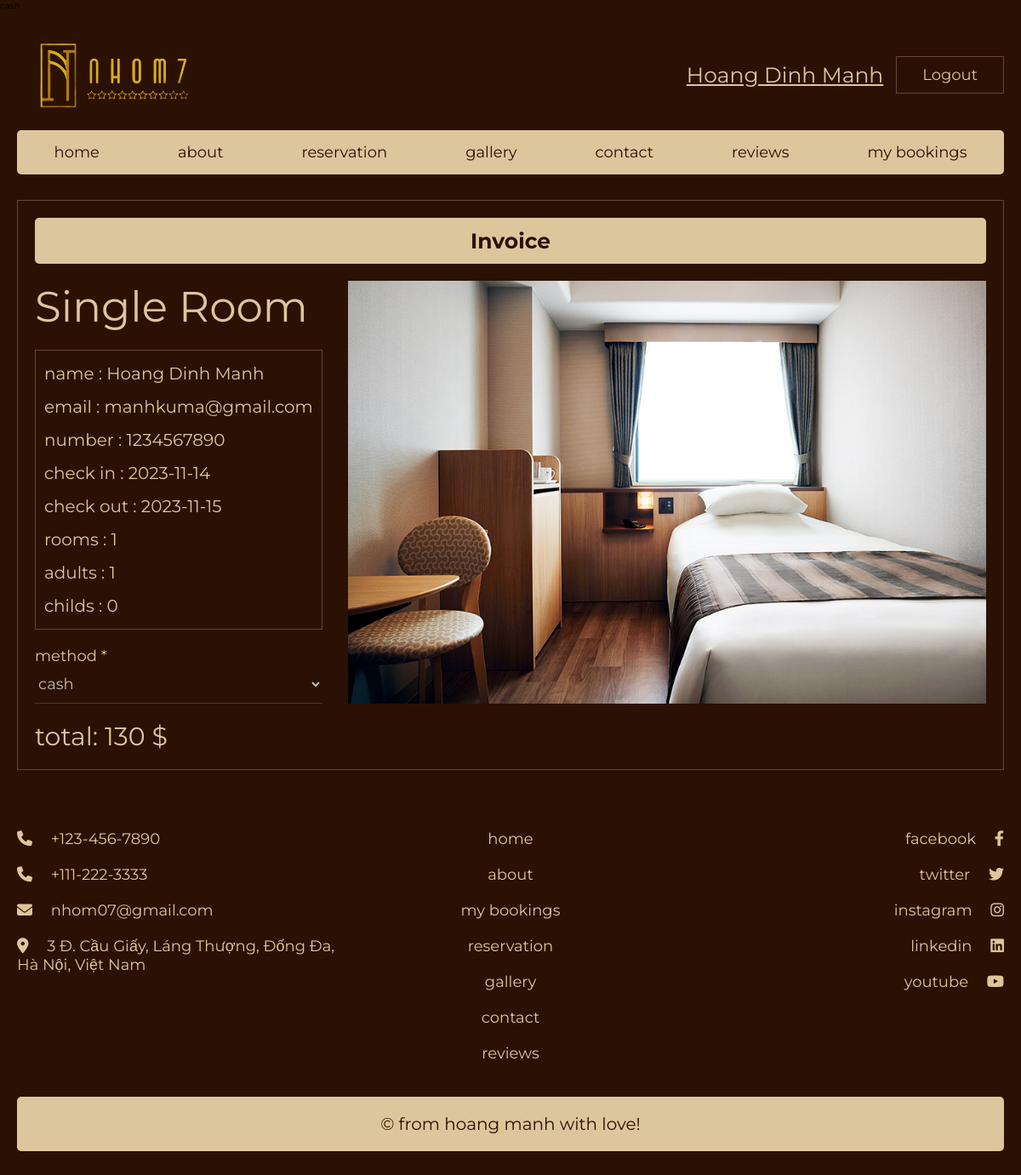
Screenshot of /invoice.php?booking_id=Dfofe5Y31RNDpRVtdR7a (signed in) with the database file from the repository.
### tables this page shows
CREATE TABLE `users` (
  `id` varchar(20) NOT NULL,
  `email` varchar(255) NOT NULL,
  `first_name` varchar(50) NOT NULL,
  `last_name` varchar(50) NOT NULL,
  `password` varchar(255) NOT NULL
);

CREATE TABLE `services` (
  `id` int(11) NOT NULL,
  `name` varchar(50) NOT NULL,
  `price` decimal(10,2) NOT NULL,
  `image_url` varchar(50) NOT NULL
);

CREATE TABLE `bookings` (
  `user_id` varchar(20) NOT NULL,
  `booking_id` varchar(20) NOT NULL,
  `name` varchar(50) NOT NULL,
  `email` varchar(50) NOT NULL,
  `number` varchar(10) NOT NULL,
  `rooms` int(1) NOT NULL,
  `check_in` varchar(10) NOT NULL,
  `check_out` varchar(10) NOT NULL,
  `adults` int(1) NOT NULL,
  `childs` int(1) NOT NULL,
  `room_type` int(11) NOT NULL,
  `status` enum('pending','success','paying','paid') NOT NULL DEFAULT 'pending'
);

CREATE TABLE `payments` (
  `id` varchar(20) NOT NULL,
  `user_id` varchar(20) NOT NULL,
  `booking_id` varchar(20) NOT NULL,
  `amount` decimal(10,2) DEFAULT NULL,
  `payment_date` date DEFAULT NULL,
  `payment_method` varchar(50) DEFAULT NULL
);

### invoice.php (the view, shortened to what this page needs)
<?php
include 'components/connect.php';
$booking_id = isset($_GET['booking_id']) ? $_GET['booking_id'] : '';
$select_bookings = $conn->prepare("SELECT * FROM `bookings` WHERE booking_id = ?");
$select_bookings->execute([$booking_id]);
$fetch_booking = $select_bookings->fetch(PDO::FETCH_ASSOC);
if ($fetch_booking) {
    $service_id = $fetch_booking['room_type'];
    $select_services = $conn->prepare("SELECT * FROM `services` WHERE id = ? LIMIT 1");
    $select_services->execute([$service_id]);
    $service = $select_services->fetch(PDO::FETCH_ASSOC);
}
function calculate_room_price($adults, $rooms, $children, $base_price)
{
    $adult_price = 50;
    $child_rice = 25;
    $total_room = $rooms * $base_price;
    $total_adult = $adults * $adult_price;
    $total_child = $children * $child_rice;
    $total = $total_room + $total_adult + $total_child;
    return $total;
}
$total_price = calculate_room_price($fetch_booking['adults'], $fetch_booking['rooms'], $fetch_booking['childs'], $service['price']);
$select_payments = $conn->prepare("SELECT * FROM `payments` WHERE booking_id = ?");
$select_payments->execute([$booking_id]);
$fetch_payment = $select_payments->fetch(PDO::FETCH_ASSOC);
$p_method = $fetch_payment['payment_method'];
print_r($p_method);
?>
<!DOCTYPE html>
<html lang="en">
<head>
    <link rel="stylesheet" href="https://cdn.jsdelivr.net/npm/swiper@8/swiper-bundle.min.css" />
    <link rel="stylesheet" href="https://cdnjs.cloudflare.com/ajax/libs/font-awesome/6.2.0/css/all.min.css">
    <link rel="stylesheet" href="css/style.css">
    <link rel="stylesheet" href="css/invoice.css">
</head>
<body>
    <?php include 'components/user_header.php'; ?>
    <section class="invoice">
        <form action="" method="post">
            <h3>invoice</h3>
            <div class="flex">
                <div class="info">
                    <p class="service_name">
                        <?= $service['name'] ?>
                    </p>
                    <div class="info_booking">
                        <p class="text">name : <span>
                                <?= $fetch_booking['name']; ?>
                            </span></p>
                        <p class="text">email : <span>
                                <?= $fetch_booking['email']; ?>
                            </span></p>
                        <p class="text">number : <span>
                                <?= $fetch_booking['number']; ?>
                            </span></p>
                        <p class="text">check in : <span>
                                <?= $fetch_booking['check_in']; ?>
                            </span></p>
                        <p class="text">check out : <span>
                                <?= $fetch_booking['check_out']; ?>
                            </span></p>
                        <p class="text">rooms : <span>
                                <?= $fetch_booking['rooms']; ?>
                            </span></p>
                        <p class="text">adults : <span>
                                <?= $fetch_booking['adults']; ?>
                            </span></p>
                        <p class="text">childs : <span>
                                <?= $fetch_booking['childs']; ?>
                            </span></p>
                    </div>
                    <div class="box">
                        <p>method <span>*</span></p>
                        <select <?php echo $p_method ? 'disabled' : ''; ?> name="method" class="input" required>
                            <option value="cash" <?php echo ($p_method == 'cash') ? 'selected' : ''; ?>>cash</option>
                        </select>
                    </div>
                </div>
                <img src="images/rooms/<?= $service['image_url'] ?>" alt="Image Preview" class="image">
            </div>
            <div class="pay_btn_container">
                <p class="total">total: <span>
                        <?= $total_price ?>
                    </span> $</p>
            </div>
        </form>
    </section>
    <?php include 'components/footer.php'; ?>
</body>
</html>

### components/user_header.php (shortened to what this page needs)
<section class="header">
   <div class="flex">
      <a href="index.php" class="logo">
         <img src="images/logormbg.png">
      </a>
      <?php
      require_once 'components/connect.php';
      $user_id = $_COOKIE['user_id'];
      $select_user = $conn->prepare("SELECT * FROM `users` WHERE `id` = ?");
      $select_user->execute([$user_id]);
      $fetch_user = $select_user->fetch(PDO::FETCH_ASSOC);
      ?>
      <div class="flex">
         <?php if (isset($fetch_user) && $fetch_user) { ?>
            <div class="flex">
               <a class="logo" id="openEdit"
                  style="background-color: transparent; cursor: pointer; text-decoration-line: underline;">
                  <?= $fetch_user['first_name'] . ' ' . $fetch_user['last_name']; ?>
               </a>
               <form action="" method="POST">
                  <input type="submit" value="Logout" onclick="return confirm('Logout this user?');" name="logout"
                     class="btn">
               </form>
            </div>
         <?php } else { ?>
            <a href="authentication.php" class="btn">Login</a>
            <a href="authentication.php" class="btn">Register</a>
         <?php } ?>
      </div>
   </div>
   <nav class="navbar">
      <a href="index.php#home">home</a>
      <a href="index.php#about">about</a>
      <?php if ($fetch_user): ?>
         <a href="reservation.php">reservation</a>
      <?php else: ?>
         <a href="authentication.php" onclick="return confirm('Login to make a reservation.');">reservation</a>
      <?php endif; ?>
      <a href="index.php#gallery">gallery</a>
      <a href="index.php#contact">contact</a>
      <a href="index.php#reviews">reviews</a>
      <?php if ($fetch_user): ?>
         <a href="bookings.php">my bookings</a>
      <?php else: ?>
         <a href="authentication.php" onclick="return confirm('Login to view my bookings.');">my bookings</a>
      <?php endif; ?>
   </nav>
</section>

### css/style.css (style rules this page uses)
:root { --main-color:#2B1103; --sub-color:#DCC69C; --white:#fff; --border:.1rem solid rgba(220, 198, 156, .3); }
* { font-family: 'Montserrat', sans-serif; margin: 0; padding: 0; box-sizing: border-box; outline: none; border: none; text-decoration: none; }
html { font-size: 62.5%; overflow-x: hidden; scroll-behavior: smooth; scroll-padding-top: 2rem; }
body { background-color: var(--main-color); }
section { padding: 3rem 2rem; max-width: 1200px; margin: 0 auto; }
.btn { display: inline-block; cursor: pointer; padding: 1rem 3rem; border: var(--border); font-size: 1.8rem; color: var(--sub-color); text-align: center; text-transform: capitalize; transition: .2s linear; margin-top: 1rem; background-color: var(--main-color); }
.header { padding-bottom: 0; }
.header .flex { display: flex; align-items: center; justify-content: space-between; gap: 1.5rem; }
.header .flex .logo { color: var(--sub-color); font-size: 2.5rem; }
.header .flex .btn { margin-top: 0; }
.header .navbar { display: flex; align-items: center; justify-content: space-around; gap: 1.5rem; margin-top: 2rem; background-color: var(--sub-color); padding: .5rem; border-radius: .5rem; }
.header .navbar a { font-size: 1.8rem; color: var(--main-color); padding: 1rem 3rem; border-radius: .5rem; }

### css/invoice.css (style rules this page uses)
:root { --main-color:#2B1103; --sub-color:#DCC69C; --white:#fff; --border:.1rem solid rgba(220, 198, 156, .3); }
.invoice h3 { background-color: var(--sub-color); color: var(--main-color); font-size: 2.5rem; margin-bottom: 2rem; border-radius: .5rem; padding: 1.2rem; text-align: center; text-transform: capitalize; }
.invoice form { border: var(--border); padding: 2rem; }
.invoice form .flex { display: flex; justify-content: space-between; gap: 1.5rem; }
.invoice form h3 { background-color: var(--sub-color); color: var(--main-color); font-size: 2.5rem; margin-bottom: 2rem; border-radius: .5rem; padding: 1.2rem; text-align: center; text-transform: capitalize; }
.invoice form .flex .info .service_name { font-size: 5rem; color: var(--sub-color); }
.invoice form .flex .info .text { font-size: 2rem; color: var(--sub-color); margin: 1.5rem 0; }
.invoice form .flex .info .info_booking { margin: 2rem 0; border: var(--border); padding: 0 1rem; flex: 1; }
.invoice form .pay_btn_container { margin-top: 2rem; display: flex; justify-content: space-between; align-items: center; }
.invoice form .total { font-size: 3rem; color: var(--sub-color); }
.invoice form .flex .image { max-width: 750px; }
.box { flex: 1 1 40rem; }
.box p { font-size: 1.8rem; color: var(--sub-color); }
.box .input { padding: 1rem 0; border-bottom: var(--border); background: var(--main-color); color: var(--white); font-size: 1.8rem; width: 100%; }

### rows the page displays
users: first_name "Hoang Dinh", last_name "Manh"
services: name "Single Room", image_url (picture)
bookings: name "Hoang Dinh Manh", email "manhkuma@gmail.com", number "1234567890", check_in "2023-11-14", check_out "2023-11-15", rooms "1", adults "1", childs "0", total_price "130"
payments: method "cash"
